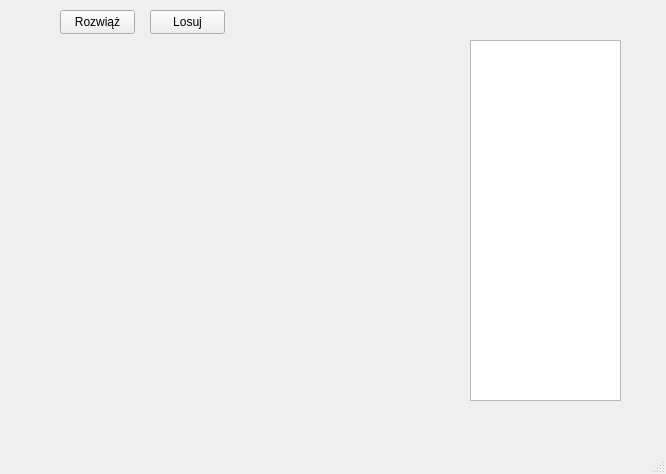
<?xml version="1.0" encoding="UTF-8"?>
<ui version="4.0">
 <class>MainWindow</class>
 <widget class="QMainWindow" name="MainWindow">
  <property name="geometry">
   <rect>
    <x>0</x>
    <y>0</y>
    <width>666</width>
    <height>474</height>
   </rect>
  </property>
  <property name="windowTitle">
   <string>MainWindow</string>
  </property>
  <widget class="QWidget" name="centralwidget">
   <widget class="QPushButton" name="pushButton">
    <property name="geometry">
     <rect>
      <x>60</x>
      <y>10</y>
      <width>75</width>
      <height>24</height>
     </rect>
    </property>
    <property name="text">
     <string>Rozwiąż</string>
    </property>
   </widget>
   <widget class="QWidget" name="gridLayoutWidget">
    <property name="geometry">
     <rect>
      <x>60</x>
      <y>40</y>
      <width>391</width>
      <height>361</height>
     </rect>
    </property>
    <layout class="QGridLayout" name="gridLayout"/>
   </widget>
   <widget class="QPushButton" name="pushButton_2">
    <property name="geometry">
     <rect>
      <x>150</x>
      <y>10</y>
      <width>75</width>
      <height>24</height>
     </rect>
    </property>
    <property name="text">
     <string>Losuj</string>
    </property>
   </widget>
   <widget class="QPlainTextEdit" name="plainTextEdit">
    <property name="geometry">
     <rect>
      <x>470</x>
      <y>40</y>
      <width>151</width>
      <height>361</height>
     </rect>
    </property>
   </widget>
  </widget>
  <widget class="QMenuBar" name="menubar">
   <property name="geometry">
    <rect>
     <x>0</x>
     <y>0</y>
     <width>666</width>
     <height>22</height>
    </rect>
   </property>
  </widget>
  <widget class="QStatusBar" name="statusbar"/>
 </widget>
 <resources/>
 <connections/>
</ui>
